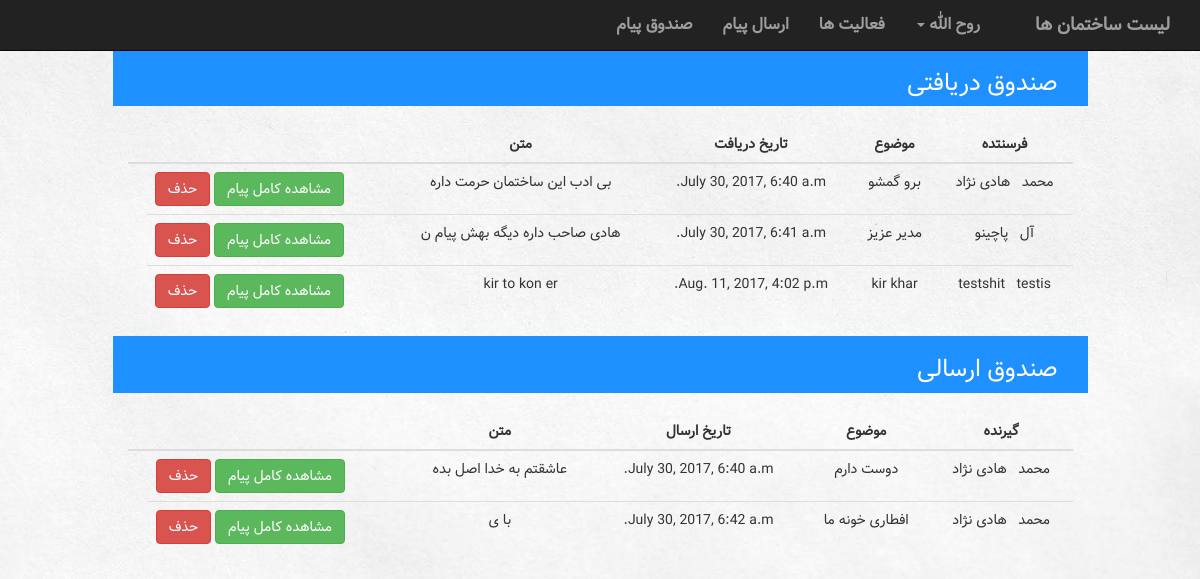
/building/inbox/ (signed in), run on an earlier commit of the app's database.
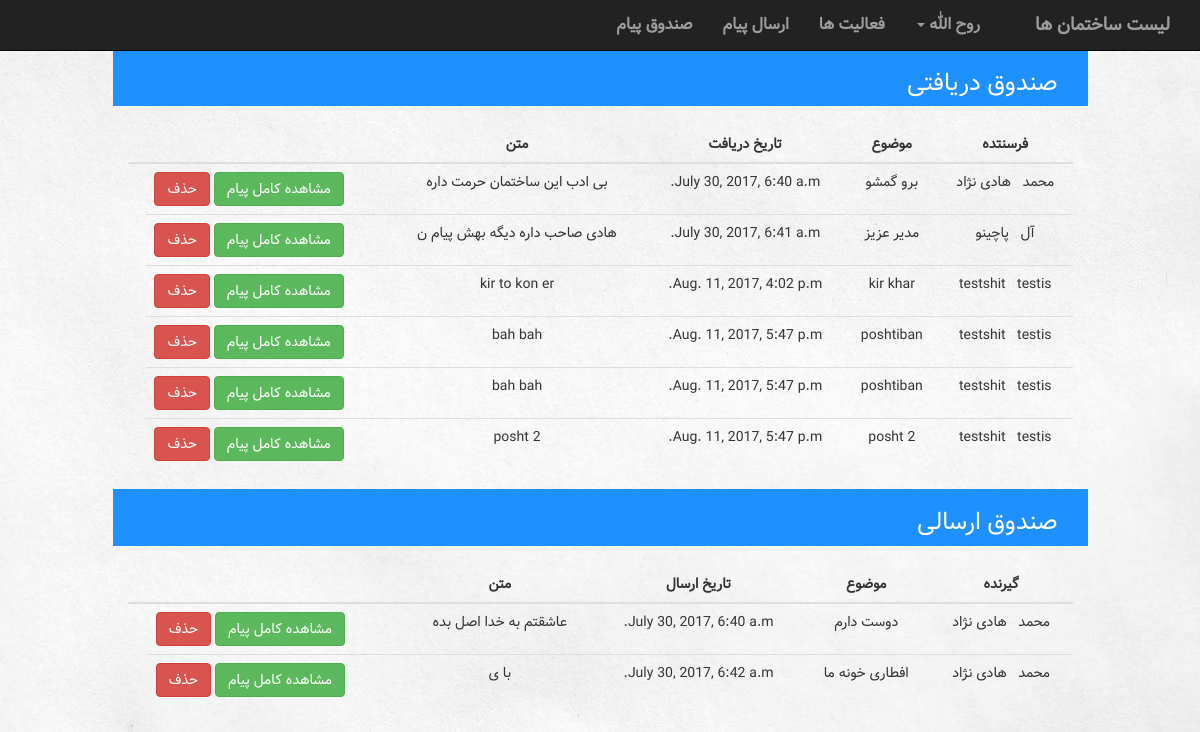
And on a later commit of the database.
### building/models.py (models this page shows)
class Message(models.Model):
    sender = models.ForeignKey(Account, related_name='sender')
    receiver = models.ForeignKey(Account, related_name='receiver')
    subject = models.CharField(max_length=100)
    text = models.TextField()
    date = models.DateTimeField(default=timezone.now)

### manageUser/models.py (models this page shows, shortened)
class Account(models.Model):
    user = models.OneToOneField(User, on_delete=models.CASCADE)
    type = models.IntegerField(default=UserType.MANAGER)
    activation_key = models.CharField(max_length=40, blank=True, null=True)

### building/views.py (the view)
def inbox(request):
    context = {'receiveMessages': Message.objects.filter(receiver=Account.objects.get(user=request.user)),
               'sendMessages': Message.objects.filter(sender=Account.objects.get(user=request.user)),
               'Listname1': 'صندوق دریافتی',
               'Listname2': 'صندوق ارسالی',
               'title1': 'گیرنده',
               'title2': 'فرسنتده',
               'title3': 'تاریخ دریافت',
               'title4': 'تاریخ ارسال',
               'title5': 'متن',
               'title6': 'موضوع',
               }
    return render(request, 'building/inbox.html', context)

### building/templates/building/inbox.html (shortened to what this page needs)
{% extends 'building/UserNavBar.html' %}
{% block body %}
<div class="col-sm-12">
        <div class="listContainer col-sm-10 col-lg-offset-1">
            <div class="listTitle pull-right col-sm-12">
                <h3> {{ Listname1 }} </h3>
            </div>
        </div>
        <div class="col-sm-10 col-lg-offset-1">
            <br>
            <table class="table table-hover">
                <thead>
                    <tr>
                        <th>{{ title2 }}</th>
                        <th>{{ title6 }}</th>
                        <th>{{ title3 }}</th>
                        <th>{{ title5 }}</th>
                        <th></th>
                        <th></th>
                    </tr>
                </thead>
                <tbody>
                {% for m in receiveMessages %}
                    <tr>
                        <td>{{ m.sender.user.first_name }} &nbsp; {{ m.sender.user.last_name }}</td>
                        <td>{{ m.subject }}</td>
                        <td>{{ m.date }}</td>
                        <td>{{ m.text|slice:"0:30" }}</td>
                    <td class="link">
                        <a href="{% url 'building:dmessage'  pk=m.id %}"><button type="button" class="btn btn-danger">حذف</button></a>
                               <a href="{% url 'building:rmessage'  pk=m.id %}"> <button type="button" class="btn btn-success">مشاهده کامل پیام</button></a>
                       </td>
                    </tr>
                {% endfor %}
                </tbody>
            </table>
        </div>
    </div>
    <br>
    <div class="col-sm-12">
        <div class="listContainer col-sm-10 col-lg-offset-1">
            <div class="listTitle pull-right col-sm-12">
                <h3> {{ Listname2 }} </h3>
            </div>
        </div>
        <div class="col-sm-10 col-lg-offset-1">
            <br>
            <table class="table table-hover">
                <thead>
                    <tr>
                        <th>{{ title1 }}</th>
                        <th>{{ title6 }}</th>
                        <th>{{ title4 }}</th>
                        <th>{{ title5 }}</th>
                        <th></th>
                        <th></th>
                    </tr>
                </thead>
                <tbody>
                {% for m in sendMessages %}
                    <tr>
                         <td>{{ m.receiver.user.first_name }} &nbsp; {{ m.receiver.user.last_name }}</td>
                        <td>{{ m.subject }}</td>
                        <td>{{ m.date }}</td>
                        <td>{{ m.text|slice:"0:30" }}</td>
                    <td class="link">
                          <a href="{% url 'building:dmessage'  pk=m.id %}"><button type="button" class="btn btn-danger">حذف</button></a>
                               <a href="{% url 'building:rmessage'  pk=m.id %}"> <button type="button" class="btn btn-success">مشاهده کامل پیام</button></a>
                      </td>
                    </tr>
                {% endfor %}
                </tbody>
            </table>
        </div>
    </div>
{% endblock %}

### building/templates/building/UserNavBar.html (shortened to what this page needs)
<!DOCTYPE html>
<html lang="en">
<head>
    <link rel="stylesheet" href="https://maxcdn.bootstrapcdn.com/bootstrap/3.3.7/css/bootstrap.min.css">
</head>
{% load staticfiles %}
<link rel="stylesheet" href="{% static 'building/BuildingNavBarStyle.css' %}">
<link rel="stylesheet" href="{% static 'building/BuildingListStyle.css' %}">
<link rel="stylesheet" href="{% static 'building/ModalStyle.css' %}">
<link rel="stylesheet" href="{% static 'building/TableStyle.css' %}">
<link rel="stylesheet" href="{% static 'building/dashboardStyle.css' %}">
<link rel="stylesheet" href="{% static 'building/pollFormStyle.css' %}">
<link rel="stylesheet" href="{% static 'building/chart.css' %}">
    {% load i18n admin_modify %}
<body>
<nav class="navbar navbar-inverse navbar-fixed-top" style="position: fixed">
      <div class="container-fluid" >
            <div class="navbar-header pull-right">
              <a class="navbar-brand active" href="{% url 'building:building' %}">{% if building %} {{ building.name}} {% else %} لیست ساختمان ها {% endif %} </a>
            </div>
            <div class="collapse navbar-collapse" id="topNavBar">
                  <ul class="nav navbar-nav pull-right">
                      <li><a href="{% url 'building:inbox' %}">صندوق پیام</a></li>
                      <li><a href="{% url 'building:sendmessage' %}">ارسال پیام</a></li>
                      <li><a href="{% url 'building:activities' %}">فعالیت ها <span class="sr-only">(current)</span></a></li>
                      <li class="dropdown">
                          <a href="#" class="dropdown-toggle" data-toggle="dropdown" role="button" aria-haspopup="true" aria-expanded="false">{{ request.user.first_name }} <span class="caret"></span></a>
                      </li>
                  </ul>
            </div>
      </div>
</nav>
<div style="height: 30px">
</div>
{% block body %}
{% endblock %}
</body>
</html>

### building/static/building/BuildingNavBarStyle.css (style rules this page uses)
nav { font-family: SamSamFont; font-weight: bolder; font-size: medium; }
ul { list-style: none; }
body { direction: rtl; text-align: center; background-image: url("../images/Background.jpg"); background-size: cover; }

### building/static/building/BuildingListStyle.css (style rules this page uses)
a { color: white; }
body { font-family: SamSamFont; }

### building/static/building/TableStyle.css (style rules this page uses)
.table>thead>tr>th { text-align: center; }
.link { direction: ltr; text-align: left; }
.listTitle { text-align: right; }
.listContainer { background-color: dodgerblue; color: white; }

### building/static/building/pollFormStyle.css (style rules this page uses)
body { margin-top: 20px; }

What changed in the data, as far as the page shows it:
added Message: sender.user.first_name "testshit", sender.user.last_name "testis", subject "poshtiban", date "Aug. 11, 2017, 5:47 p.m.", text "bah bah", shown under "صندوق دریافتی"
added Message: sender.user.first_name "testshit", sender.user.last_name "testis", subject "poshtiban", date "Aug. 11, 2017, 5:47 p.m.", text "bah bah", shown under "صندوق دریافتی"
added Message: sender.user.first_name "testshit", sender.user.last_name "testis", subject "posht 2", date "Aug. 11, 2017, 5:47 p.m.", text "posht 2", shown under "صندوق دریافتی"
